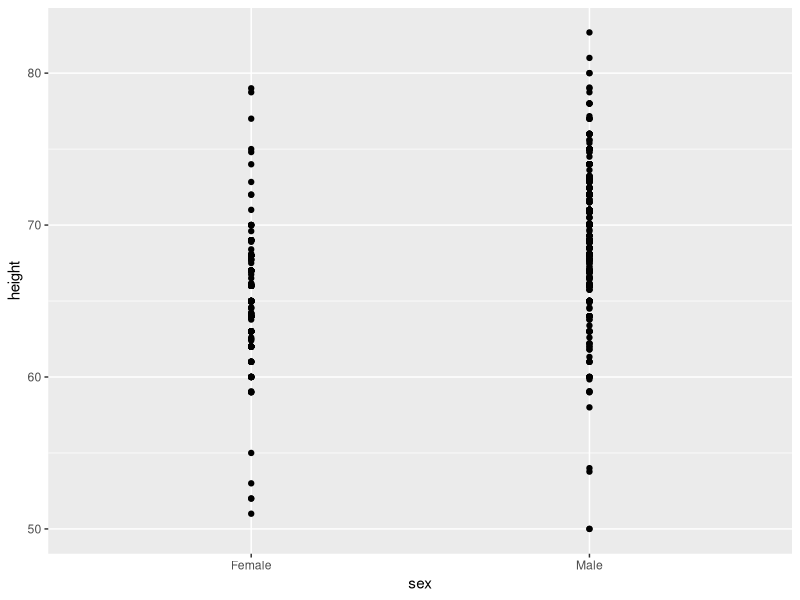
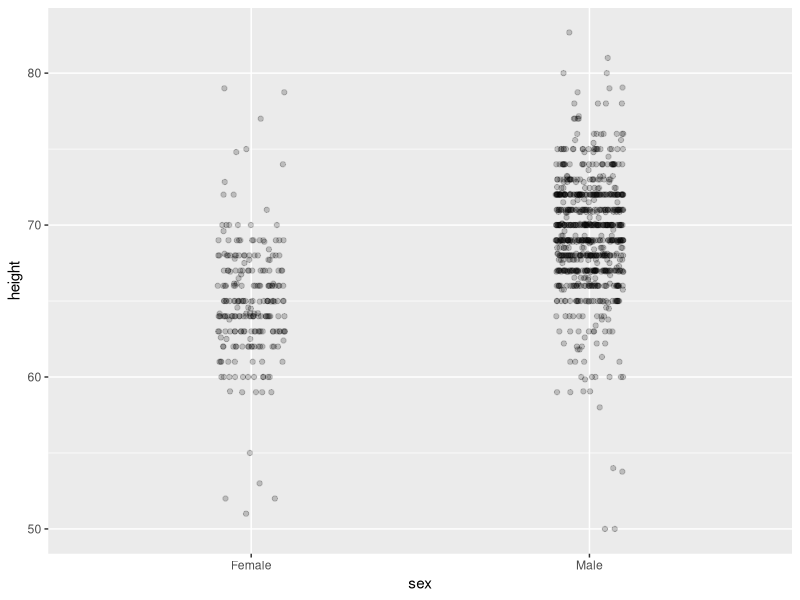
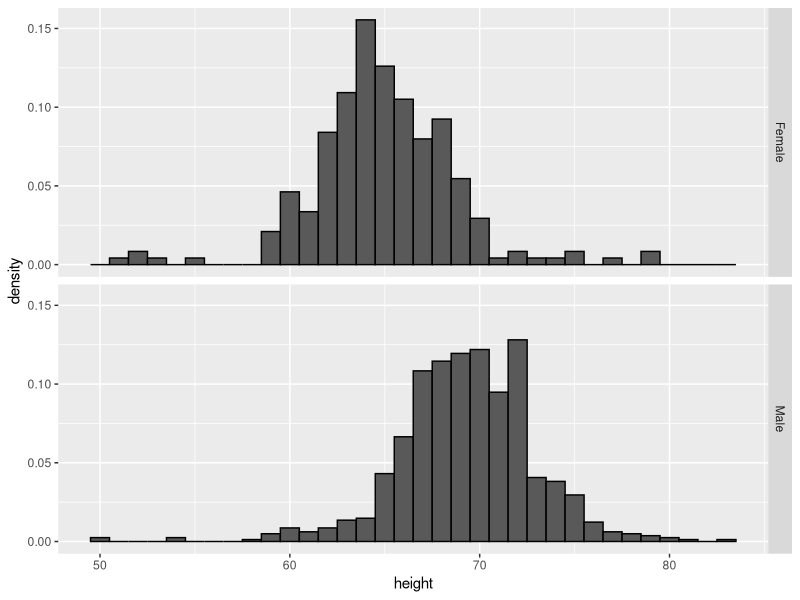
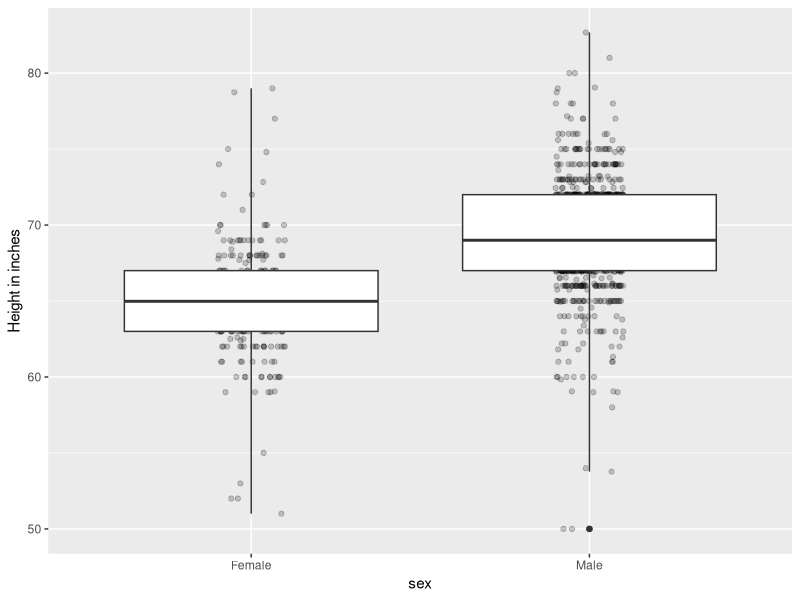

Write R code to recreate these figures, in order.
library(dslabs)
library(dplyr)
library(ggplot2)
data(heights)

heights %>%
  ggplot(aes(x=sex,height)) +
  geom_point()

#---------------------jitter graph-----------------------
heights %>%
  ggplot(aes(sex, height)) + 
  geom_jitter(width = 0.1, alpha = 0.2) #alpha mades the dots somewhat transparent

#---------------------histogram--------------------------
#Keep the axes the same when comparing data across plots.
heights %>%
  ggplot(aes(x=height,y=..density..)) + #so that instead of counting it shows the density
  geom_histogram(binwidth=1,color="black")+ #color puts the lines between each pair of bars
  facet_grid(sex~.)

#---------------------jitter graph--------------------------
heights %>%
  ggplot(aes(x=sex,y=height)) +
  geom_jitter(width = 0.1, alpha=0.2)+
  geom_boxplot(coef=3)+ #
  ylab("Height in inches")

#coef.- determines how far the plot ``whiskers'' extend out from the box. If coef is positive, 
#the whiskers extend to the most extreme data point which is no more than coef times the interquartile
#coef from the box. A value of zero causes the whiskers to extend to the data extremes.
